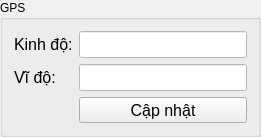
   <widget class="QCustomGroupBox" name="groupBox">
    <property name="geometry">
     <rect>
      <x>1380</x>
      <y>440</y>
      <width>261</width>
      <height>126</height>
     </rect>
    </property>
    <property name="title">
     <string>GPS</string>
    </property>
    <layout class="QFormLayout" name="formLayout_4">
     <item row="0" column="0">
      <widget class="QLabel" name="label_6">
       <property name="font">
        <font>
         <pointsize>12</pointsize>
        </font>
       </property>
       <property name="text">
        <string>Kinh độ:</string>
       </property>
      </widget>
     </item>
     <item row="0" column="1">
      <widget class="QLineEdit" name="longInput_2">
       <property name="sizePolicy">
        <sizepolicy hsizetype="Preferred" vsizetype="Preferred">
         <horstretch>0</horstretch>
         <verstretch>0</verstretch>
        </sizepolicy>
       </property>
       <property name="minimumSize">
        <size>
         <width>0</width>
         <height>0</height>
        </size>
       </property>
       <property name="font">
        <font>
         <pointsize>12</pointsize>
        </font>
       </property>
       <property name="styleSheet">
        <string notr="true">background-color: rgb(255, 255, 255);</string>
       </property>
      </widget>
     </item>
     <item row="1" column="0">
      <widget class="QLabel" name="label_8">
       <property name="font">
        <font>
         <pointsize>12</pointsize>
        </font>
       </property>
       <property name="text">
        <string>Vĩ độ:</string>
       </property>
      </widget>
     </item>
     <item row="1" column="1">
      <widget class="QLineEdit" name="latInput_2">
       <property name="sizePolicy">
        <sizepolicy hsizetype="Preferred" vsizetype="Preferred">
         <horstretch>0</horstretch>
         <verstretch>0</verstretch>
        </sizepolicy>
       </property>
       <property name="font">
        <font>
         <pointsize>12</pointsize>
        </font>
       </property>
       <property name="styleSheet">
        <string notr="true">background-color: rgb(255, 255, 255);</string>
       </property>
      </widget>
     </item>
     <item row="2" column="1">
      <widget class="QCustomButton" name="toolButton_gps_update_2">
       <property name="sizePolicy">
        <sizepolicy hsizetype="Preferred" vsizetype="Preferred">
         <horstretch>0</horstretch>
         <verstretch>0</verstretch>
        </sizepolicy>
       </property>
       <property name="font">
        <font>
         <pointsize>12</pointsize>
        </font>
       </property>
       <property name="text">
        <string>Cập nhật</string>
       </property>
       <property name="checkable">
        <bool>false</bool>
       </property>
      </widget>
     </item>
    </layout>
   </widget>
